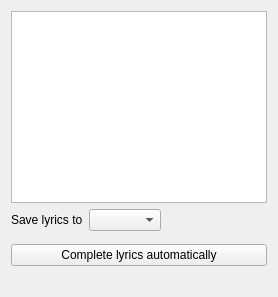
          <widget class="QWidget" name="tab_lyrics">
           <attribute name="title">
            <string>Lyrics</string>
           </attribute>
           <layout class="QVBoxLayout" name="verticalLayout_7">
            <property name="sizeConstraint">
             <enum>QLayout::SetMaximumSize</enum>
            </property>
            <item>
             <widget class="TextEdit" name="lyrics">
              <property name="has_reset_button" stdset="0">
               <bool>true</bool>
              </property>
              <property name="has_clear_button" stdset="0">
               <bool>false</bool>
              </property>
             </widget>
            </item>
            <item>
             <layout class="QHBoxLayout" name="layout_lyrics_storage">
              <item>
               <widget class="QLabel" name="label_lyrics_storage">
                <property name="text">
                 <string>Save lyrics to</string>
                </property>
                <property name="buddy">
                 <cstring>lyrics_storage</cstring>
                </property>
               </widget>
              </item>
              <item>
               <widget class="QComboBox" name="lyrics_storage">
                <property name="accessibleName">
                 <string>Save lyrics to</string>
                </property>
                <property name="accessibleDescription">
                 <string>Where the lyrics are saved: the collection database only or the tags of the file</string>
                </property>
               </widget>
              </item>
              <item>
               <spacer name="spacer_lyrics_storage">
                <property name="orientation">
                 <enum>Qt::Horizontal</enum>
                </property>
                <property name="sizeHint" stdset="0">
                 <size>
                  <width>40</width>
                  <height>20</height>
                 </size>
                </property>
               </spacer>
              </item>
             </layout>
            </item>
            <item>
             <widget class="QLabel" name="label_lyrics">
              <property name="enabled">
               <bool>false</bool>
              </property>
              <property name="maximumSize">
               <size>
                <width>1</width>
                <height>1</height>
               </size>
              </property>
              <property name="text">
               <string/>
              </property>
              <property name="buddy">
               <cstring>lyrics</cstring>
              </property>
             </widget>
            </item>
            <item>
             <widget class="QPushButton" name="fetch_lyrics">
              <property name="text">
               <string>Complete lyrics automatically</string>
              </property>
             </widget>
            </item>
            <item>
             <widget class="QLabel" name="lyrics_fetch_status">
              <property name="text">
               <string/>
              </property>
             </widget>
            </item>
           </layout>
          </widget>
